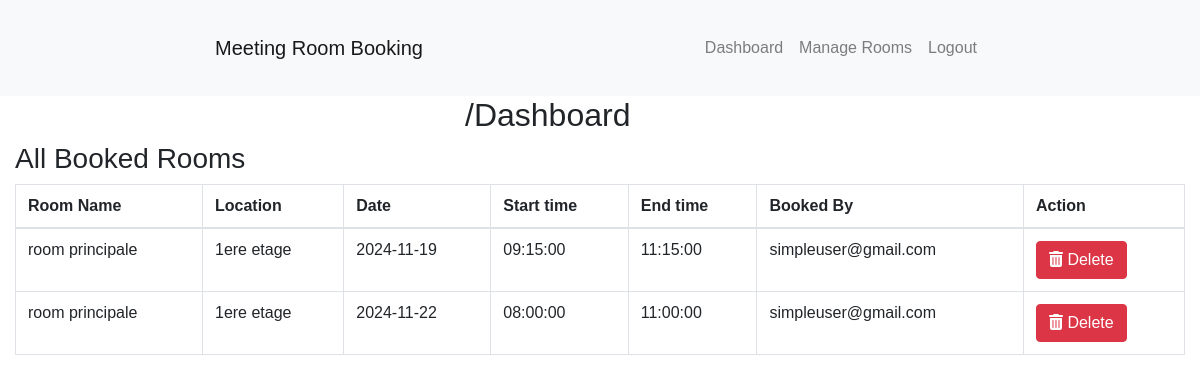
/dashboard.php (signed in), run on the app's committed database.
### tables this page shows
CREATE TABLE `bookings` (
  `id` int(11) NOT NULL,
  `room_id` int(11) NOT NULL,
  `user_id` int(11) NOT NULL,
  `date` date NOT NULL,
  `time_slot` varchar(20) NOT NULL,
  `start_time` time DEFAULT NULL,
  `end_time` time DEFAULT NULL
);

CREATE TABLE `rooms` (
  `id` int(11) NOT NULL,
  `name` varchar(255) NOT NULL,
  `location` varchar(255) DEFAULT NULL,
  `capacity` int(11) DEFAULT NULL,
  `description` text DEFAULT NULL,
  `created_at` timestamp NOT NULL DEFAULT current_timestamp(),
  `image` varchar(255) DEFAULT NULL
);

CREATE TABLE `users` (
  `id` int(11) NOT NULL,
  `name` varchar(255) NOT NULL,
  `email` varchar(255) NOT NULL,
  `password` varchar(255) NOT NULL,
  `role` enum('admin','user') DEFAULT 'user',
  `created_at` timestamp NOT NULL DEFAULT current_timestamp()
);

### includes/functions.php (called while the page is built, shortened)
<?php
function is_logged_in() {
    return isset($_SESSION['user_id']);
}
function is_admin() {
    return isset($_SESSION['role']) && $_SESSION['role'] === 'admin';
}
?>

### dashboard.php (the view, shortened to what this page needs)
<?php
include 'includes/functions.php';
include 'views/header.php';
include 'includes/config.php';
if (is_admin()) {
    $query = "SELECT bookings.id, rooms.name AS room_name, start_time, end_time, rooms.location, bookings.date, bookings.time_slot, users.email AS user_email
              FROM bookings
              INNER JOIN rooms ON bookings.room_id = rooms.id
              INNER JOIN users ON bookings.user_id = users.id";
} else {
    $user_id = $_SESSION['user_id'];
    $query = "SELECT bookings.id, rooms.name AS room_name, rooms.location, bookings.date,start_time, end_time, bookings.time_slot
              FROM bookings
              INNER JOIN rooms ON bookings.room_id = rooms.id
              WHERE bookings.user_id = '$user_id'";
}
$result = $conn->query($query);
?>
<div class="container-fluid">
    <div class="row">
        <div class="col-3 mx-auto ">
        <h2>/Dashboard</h2>
        </div>
    </div>
    <?php if (is_admin()): ?>
        <h3>All Booked Rooms</h3>
        <?php if ($result->num_rows > 0): ?>
            <table class="table table-bordered">
                <thead>
                    <tr>
                        <th>Room Name</th>
                        <th>Location</th>
                        <th>Date</th>
                        <th>Start time</th>
                        <th>End time</th>
                        <th>Booked By</th>
                        <th>Action</th>
                    </tr>
                </thead>
                <tbody>
                    <?php while ($booking = $result->fetch_assoc()): ?>
                        <tr>
                            <td><?php echo $booking['room_name']; ?></td>
                            <td><?php echo $booking['location']; ?></td>
                            <td><?php echo $booking['date']; ?></td>
                            <td><?php echo $booking['start_time']; ?></td>
                            <td><?php echo $booking['end_time']; ?></td>
                            <td><?php echo $booking['user_email']; ?></td>
                            <td>
                                <a href="delete_booking.php?id=<?php echo $booking['id']; ?>" class="btn btn-danger" onclick="return confirm('Are you sure you want to delete this booking?');">
                                    <i class="fas fa-trash-alt"></i> Delete
                                </a>
                            </td>
                        </tr>
                    <?php endwhile; ?>
                </tbody>
            </table>
        <?php else: ?>
            <p>No bookings found.</p>
        <?php endif; ?>
    <?php endif; ?>
</div>

### Views/header.php (shortened to what this page needs)
<header>
    <link href="https://cdnjs.cloudflare.com/ajax/libs/font-awesome/6.0.0-beta3/css/all.min.css" rel="stylesheet">
    <link rel="stylesheet" href="https://cdn.jsdelivr.net/npm/bootstrap@4.4.1/dist/css/bootstrap.min.css"
>
    <link rel="stylesheet" href="css/style.css">
    <nav class="navbar navbar-expand-lg navbar-light bg-light">
        <div class="container">
            <a class="navbar-brand" href="#">Meeting Room Booking</a>
            <div class="collapse navbar-collapse" id="navbarNav">
                <ul class="navbar-nav ml-auto">
                    <?php if (is_logged_in()): ?>
                        <li class="nav-item">
                            <a class="nav-link" href="dashboard.php">Dashboard</a>
                        </li>
                        <?php if (is_admin()): ?>
                            <li class="nav-item">
                                <a class="nav-link" href="manage_rooms.php">Manage Rooms</a>
                            </li>
                        <?php endif; ?>
                        <li class="nav-item">
                            <a class="nav-link" href="logout.php">Logout</a>
                        </li>
                    <?php endif; ?>
                </ul>
            </div>
        </div>
    </nav>
</header>

### css/style.css (style rules this page uses)
.navbar { color: white; }
.container { margin: 20px auto; max-width: 800px; }

### data on the page
bookings: room.name "room principale", room.location "1ere etage", date "2024-11-19", start_time "09:15:00", end_time "11:15:00", user.email "simpleuser@gmail.com"
bookings: room.name "room principale", room.location "1ere etage", date "2024-11-22", start_time "08:00:00", end_time "11:00:00", user.email "simpleuser@gmail.com"
